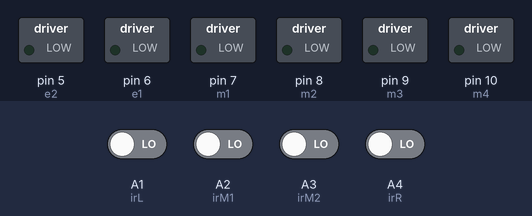
Bench run of a sketch on a simulated Arduino Uno, built with avr-gcc and run on an emulated ATmega328P. On the bench: switched loads named in the sketch (green lamp = pin HIGH). Inputs (shaded band) come from the test bench; at power-on: A1 (irL), A2 (irM1), A3 (irM2), A4 (irR) LOW.

Above: at 1.2 s.
1.3 s: A1 (irL) driven HIGH
At 2.5 s:
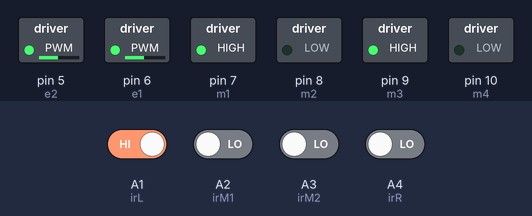
2.8 s: A1 (irL) driven LOW
At 3.8 s:
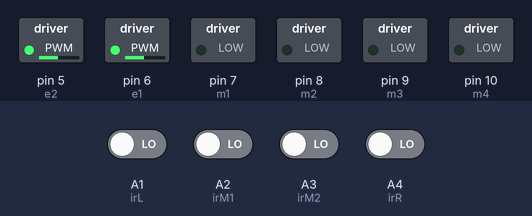
4.3 s: A2 (irM1) driven HIGH
At 4.9 s:
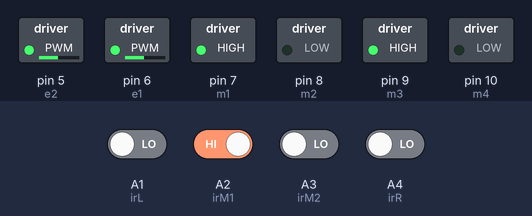
5.8 s: A2 (irM1) driven LOW
At 7.2 s:
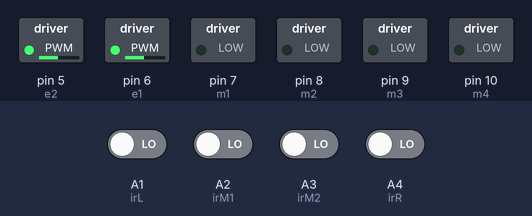
Timing chart, 0 to 8.3 s (numbered marks = the images above; inputs shaded):
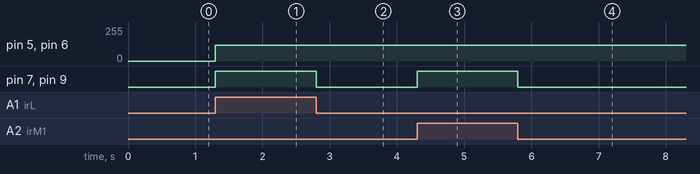

The sketch:

sketch_mar18a.ino
```cpp
#define m1 7  // Right Motor MA1
#define m2 8  // Right Motor MA2
#define m3 9  // Left Motor MB1
#define m4 10  // Left Motor MB2
#define e1 6  // Right Motor Enable Pin EA
#define e2 5 // Left Motor Enable Pin EB

//**********4 Channel IR Sensor Connection**********//
#define irL A1   // Left Sensor
#define irM1 A2  // Middle Left Sensor
#define irM2 A3  // Middle Right Sensor
#define irR A4  // Right Sensor
//*************************************************//

void setup() {
  pinMode(m1, OUTPUT);
  pinMode(m2, OUTPUT);
  pinMode(m3, OUTPUT);
  pinMode(m4, OUTPUT);
  pinMode(e1, OUTPUT);
  pinMode(e2, OUTPUT);
  pinMode(irL, INPUT);
  pinMode(irM1, INPUT);
  pinMode(irM2, INPUT);
  pinMode(irR, INPUT);
}

void loop() {
  // Reading Sensor Values
  int sL = digitalRead(irL);   // Left Sensor
  int sM1 = digitalRead(irM1); // Middle Left Sensor
  int sM2 = digitalRead(irM2); // Middle Right Sensor
  int sR = digitalRead(irR);   // Right Sensor

  // Convert readings for clarity: 0 = black line detected
  bool middleDetected = (sM1 == 0 || sM2 == 0);

  // Move Forward (line in the middle)
  if (sL == 1 && sM1 == 0 && sM2 == 0 && sR == 1) {
    moveForward(120);
  }
  // Slight Right (left middle detects line)
  else if (sL == 1 && sM1 == 0 && sM2 == 1 && sR == 1) {
    turnRight(120);
  }
  // Slight Left (right middle detects line)
  else if (sL == 1 && sM1 == 1 && sM2 == 0 && sR == 1) {
    turnLeft(120);
  }
  // Sharp Right (left sensor detects line)
  else if (sL == 0 && middleDetected == false && sR == 1) {
    turnRight(80);
  }
  // Sharp Left (right sensor detects line)
  else if (sL == 1 && middleDetected == false && sR == 0) {
    turnLeft(80);
  }
  // All sensors detect black (e.g., junction or stop)
  else if (sL == 0 && sM1 == 0 && sM2 == 0 && sR == 0) {
    stopMotors();
  }
  // Line lost (no sensor detects line) - stop or search
  else if (sL == 1 && sM1 == 1 && sM2 == 1 && sR == 1) {
    stopMotors(); // You can change to search behavior
  }
  else {
    // Default fallback
    moveForward(120);
  }
}

//========= Motor Control Functions ==========//
void moveForward(int speed) {
  analogWrite(e1, speed);
  analogWrite(e2, speed);
  digitalWrite(m1, HIGH);
  digitalWrite(m2, LOW);
  digitalWrite(m3, HIGH);
  digitalWrite(m4, LOW);
}

void turnRight(int speed) {
  analogWrite(e1, speed);
  analogWrite(e2, speed);
  digitalWrite(m1, HIGH);
  digitalWrite(m2, LOW);
  digitalWrite(m3, LOW);
  digitalWrite(m4, LOW);
}

void turnLeft(int speed) {
  analogWrite(e1, speed);
  analogWrite(e2, speed);
  digitalWrite(m1, LOW);
  digitalWrite(m2, LOW);
  digitalWrite(m3, HIGH);
  digitalWrite(m4, LOW);
}

void stopMotors() {
  digitalWrite(m1, LOW);
  digitalWrite(m2, LOW);
  digitalWrite(m3, LOW);
  digitalWrite(m4, LOW);
}
```

Measured:
- after the input at 1.3 s, pin 5 (e2), pin 6 (e1): 0/255 → 120/255 at once; pin 7 (m1), pin 9 (m3): LOW → HIGH at once
- after the input at 2.8 s, pin 7 (m1), pin 9 (m3): HIGH → LOW at once
- after the input at 4.3 s, pin 7 (m1), pin 9 (m3): LOW → HIGH at once
- after the input at 5.8 s, pin 7 (m1), pin 9 (m3): HIGH → LOW at once
